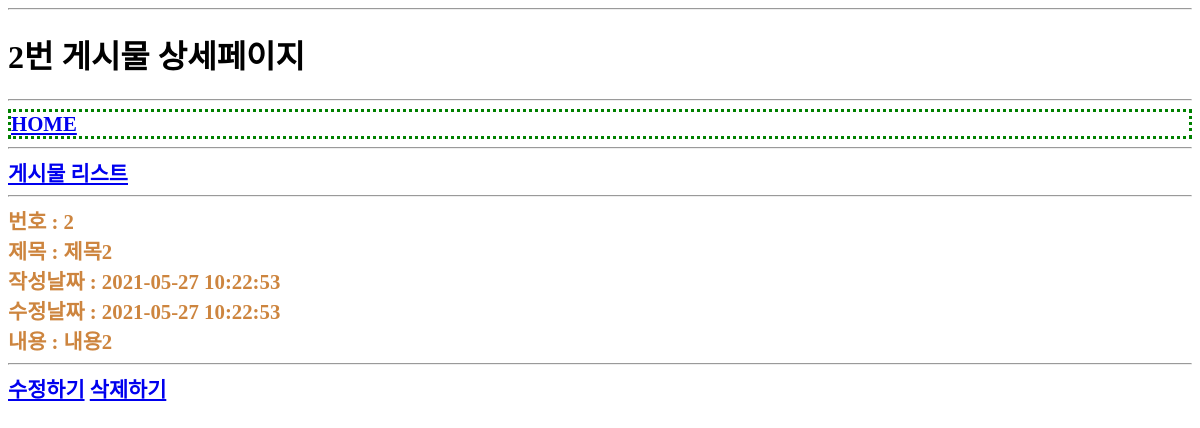
Page /usr/article/detail.php?id=2 on the committed database.
### tables this page shows
CREATE TABLE article(
	id INT(10) UNSIGNED NOT NULL PRIMARY KEY AUTO_INCREMENT,
	regDate DATETIME NOT NULL,
	updateDate DATETIME NOT NULL,
	memberId INT(10) UNSIGNED NOT NULL,
	boardId INT(10) UNSIGNED NOT NULL,
	title VARCHAR(100) NOT NULL,
	`body` TEXT NOT NULL
);

### util.php (called while the page is built, shortened)
<?php
function DB__getRow($sql){
    global $dbConn;
    $rs = mysqli_query($dbConn, $sql);
    $row = mysqli_fetch_assoc($rs);
    return $row;
}
?>

### usr/article/detail.php (the view, shortened to what this page needs)
<?php
$id = intval($_GET['id']);
$sql = "
SELECT * FROM article
WHERE id = ${id};
";
$article = DB__getRow($sql);
?>
<hr>
<?php require_once __DIR__ . "/../head.php";
?>
<div><a href="list.php">게시물 리스트</a></div>
<hr>
<div>
    번호 : <?=$article['id']?><br>
    제목 : <?=$article['title']?><br>
    작성날짜 : <?=$article['regDate']?><br>
    수정날짜 : <?=$article['updateDate']?><br>
    내용 : <?=$article['body']?><br>
</div>
<hr>
<div>
<a href="modify.php?id=<?=$id?>">수정하기</a>
<a onClick="if(!confirm('이 게시물을 삭제하시겠습니까?')){return false}" href="doDelete.php?id=<?=$id?>">삭제하기</a>
</div>
<?php require_once __DIR__ . "/../foot.php";
?>

### common.css (style rules this page uses)
div { font-size:1.3rem; font-weight: bold; color: peru; }

### rows in the picture
article: id "2", title "제목2", regDate "2021-05-27 10:22:53", updateDate "2021-05-27 10:22:53", body "내용2"

### other values in the picture
$pageTitle "2번 게시물 상세페이지"
